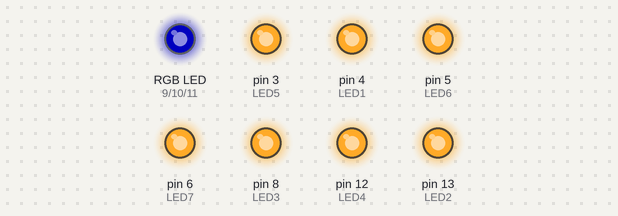
A sketch run on a simulated Arduino Uno, built with avr-gcc and run on an emulated ATmega328P. Shown: an RGB LED mixed from three pins (HIGH = lit), output pins drawn as LEDs (lit = HIGH). Dim RGB values are drawn brighter than linear.

Above: at 0.5 s.
At 6.2 s:
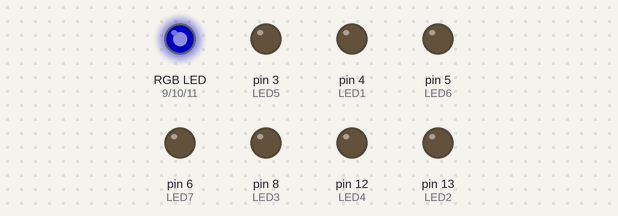
At 16.22 s:
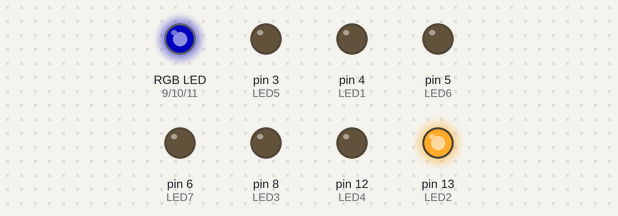
At 26.3 s:
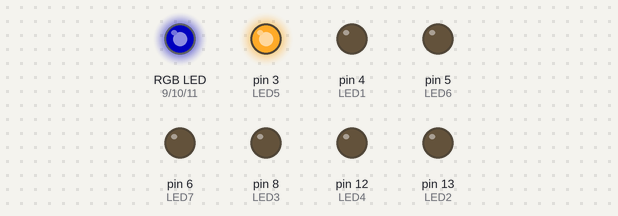
At 32.57 s:
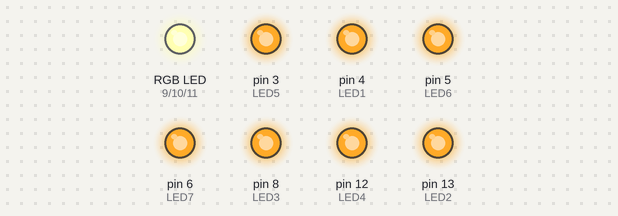
At 39.66 s:
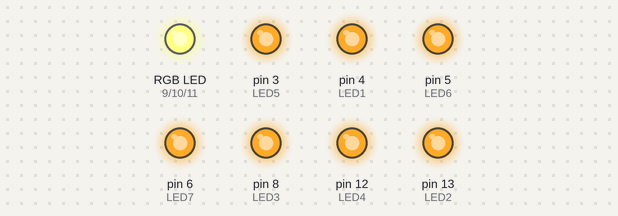
Timing chart, 0 to 40.0 s (numbered marks = the images above):
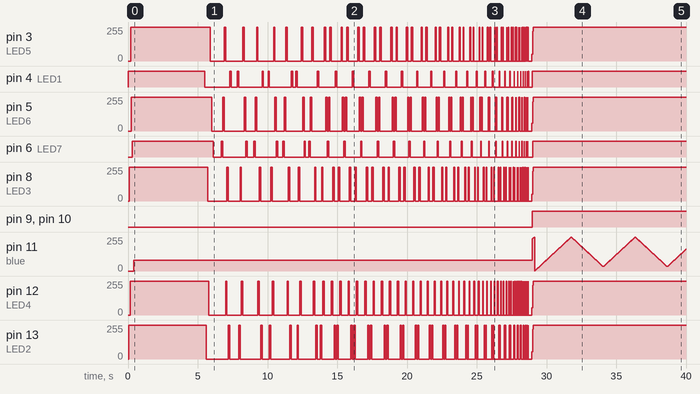

Measured:
- by itself, pin 4 (LED1): LOW → HIGH at 0.00 s, → LOW 5.5 s later, → HIGH 1.8 s later, → LOW 0.10 s later, … (63 changes in this stretch)
- by itself, pin 6 (LED7): LOW → HIGH at 0.30 s, → LOW 5.8 s later, → HIGH 0.59 s later, → LOW 0.10 s later, … (63 changes in this stretch)
- by itself, pin 8 (LED3): 0/255 → 255/255 at 0.10 s, → 0/255 5.6 s later, → 255/255 1.4 s later, → 0/255 0.10 s later, … (111 changes in this stretch)
- by itself, pin 9 (red), pin 10 (green): LOW → HIGH at 29.0 s
- by itself, pin 3 (LED5): 0/255 → 255/255 at 0.20 s, → 0/255 5.7 s later, → 255/255 0.99 s later, → 0/255 0.10 s later, … (111 changes in this stretch)
- by itself, pin 5 (LED6): 0/255 → 255/255 at 0.25 s, → 0/255 5.8 s later, → 255/255 0.79 s later, → 0/255 0.10 s later, … (111 changes in this stretch)

The sketch:

RGB_Helix.ino
```cpp
int red = 9;
int green = 10;
int blue = 11;
int LED1 = 4;
int LED2 = 13;
int LED3 = 8;
int LED4 = 12;
int LED5 = 3; //PWM
int LED6 = 5; //PWM
int LED7 = 6; //PWM
int LEDs[] = {LED1, LED2, LED3, LED4, LED5, LED6, LED7};
int len = sizeof(LEDs) / sizeof(int);

void(* resetFunc) (void) = 0; //declare reset function at address 0

void setup() {

  pinMode(red, OUTPUT); //red
  pinMode(green, OUTPUT); //green
  pinMode(blue, OUTPUT); //blue
  pinMode(LED1, OUTPUT);
  pinMode(LED2, OUTPUT);
  pinMode(LED3, OUTPUT);
  pinMode(LED4, OUTPUT);
  pinMode(LED5, OUTPUT);
  pinMode(LED6, OUTPUT);
  pinMode(LED7, OUTPUT);

  pinMode(A0, INPUT);
  pinMode(A1, INPUT);
  pinMode(A2, INPUT);
  pinMode(A3, INPUT);
}

void updown(int period, int duration) {
  int t = 0;
  while (t < duration) {
    for (int thisPin = 0; thisPin <= len - 1; thisPin++) {
      digitalWrite(LEDs[thisPin], true);
      delay(period);
      t = t + period;
    }
    for (int thisPin = len; thisPin >= 0; thisPin--) {
      digitalWrite(LEDs[thisPin], false);
      delay(period);
      t = t + period;
    }

  }
}

void justdown(int period) {
  int t = 0;

  for (int thisPin = len; thisPin >= 0; thisPin--) {
    digitalWrite(LEDs[thisPin], false);
    delay(period);
    t = t + period;
  }

}

void justup(int period) {
  int t = 0;

  for (int thisPin = 0; thisPin <= len; thisPin++) {
    digitalWrite(LEDs[thisPin], true);
    delay(period);
    t = t + period;
  }

}

void updownsingle(int period, int duration) {
  int t = 0;
  while (t < duration) {
    for (int thisPin = 0; thisPin < len; thisPin++) {
      digitalWrite(LEDs[thisPin], true);
      if (thisPin > 0) {
        digitalWrite(LEDs[thisPin - 1], false);
        delay(period);
      }

      t = t + period;
    }
    for (int thisPin = len; thisPin >= 0; thisPin--) {
      digitalWrite(LEDs[thisPin], true);
      if (thisPin < len - 1) {
        digitalWrite(LEDs[thisPin + 1], false);
        delay(period);
      }

      t = t + period;
    }
  }
}

void updownsingledecay(int period, int duration, float constant) {
  int t = 0;
  while (t < duration && period >= 1) {
    period = period * exp(-constant * t);
    for (int thisPin = 0; thisPin < len; thisPin++) {
      digitalWrite(LEDs[thisPin], true);
      if (thisPin > 0) {
        digitalWrite(LEDs[thisPin - 1], false);
        delay(period);
      }

      t = t + period;
    }
    for (int thisPin = len; thisPin >= 0; thisPin--) {
      digitalWrite(LEDs[thisPin], true);
      if (thisPin < len - 1) {
        digitalWrite(LEDs[thisPin + 1], false);
        delay(period);
      }

      t = t + period;
    }
  }
}

void updownpausesdecay(int period, int spacing, int number) {
  int num = 0;
  while (num < number) {
    for (int thisPin = 0; thisPin < len + 1; thisPin++) {
      digitalWrite(LEDs[thisPin], true);
      if (thisPin >= 0) {
        digitalWrite(LEDs[thisPin - 1], false);
        delay(period);
      }
    }
    num = num + 1;

    delay(int(spacing * (number - num) / number));

    for (int thisPin = len; thisPin >= -1; thisPin--) {
      digitalWrite(LEDs[thisPin], true);
      if (thisPin <= len + 1) {
        digitalWrite(LEDs[thisPin + 1], false);
        delay(period);
      }
    }
    num = num + 1;

    delay(int(spacing * (number - num) / number));
  }
}

void blandi(int duration){
  analogWrite(blue, 850); //blue up
  analogWrite(red, 0); //red circle
  analogWrite(green, 0); //green circle

  for (int thisPin = 0; thisPin <= len ; thisPin++) {
      digitalWrite(LEDs[thisPin], true);
   }
   delay(duration);
}

void dothelix(float t, float dt, float t2, float dt2) {
  int var = 750;

  while (t2 < 5) {
    while (var < 1023) {
      analogWrite(blue, var); //blue up
      analogWrite(red, 112 * sin(t) + 911); //red circle
      analogWrite(green, 112 * cos(t) + 911); //green circle
      delay (10);
      var = var + 1;
      //Time Update
      t = t + dt;
    }

    while (var > 800)  {
      analogWrite(blue, var); //blue up
      analogWrite(green, 112 * cos(t) + 911); //green circle
      analogWrite(red, 112 * sin(t) + 911); //red circle
      delay (10);
      var = var - 1;
      //Time Update
      t = t + dt;
    }

    // Time Update
    t2 = t2 + dt2;

  }
  analogWrite(red, 0);
  analogWrite(blue, 0);
  analogWrite(green, 0);

}

void switchtest() {
  while (1 < 2) {
    if (analogRead(A0) > 800) {
      digitalWrite(LED1, HIGH);
    }
    else {
      digitalWrite(LED1, LOW);
    }
    if (analogRead(A1) > 800) {
      digitalWrite(LED2, HIGH);
    }
    else {
      digitalWrite(LED2, LOW);
    }
    if (analogRead(A2) > 800) {
      digitalWrite(LED3, HIGH);
    }
    else {
      digitalWrite(LED3, LOW);
    }
    if (analogRead(A3) > 800) {
      digitalWrite(LED4, HIGH);
    }
    else {
      digitalWrite(LED4, LOW);
    }
    delay(10);
  }
}


void loop()  {
  // values between 0 and 1023 adjust the duty cycle
  //(800 is the lowest value that you'll get light from an LED),
  //and that controls the brightness of the LED, the position of the servo, etc.


  // Time Variables
  float t = 0;
  float t2 = 0;
  float dt = .1;
  float dt2 = 1;

  //switchtest();

  //updown(50,10000);
  justup(50);
  blandi(5000);
  updownpausesdecay(100, 450, 8); //(100, 750, 16);
  updownsingle(100, 3000);  //(100, 3000);
  updownsingledecay(100, 30000, .00001);  //(100, 30000, .00001);

  digitalWrite(LED1, true);
  digitalWrite(LED2, true);
  digitalWrite(LED3, true);
  digitalWrite(LED4, true);
  digitalWrite(LED5, true);
  digitalWrite(LED6, true);
  digitalWrite(LED7, true);

  dothelix(t, dt, t2, dt2);
  justdown(50);
  delay(2000);


  resetFunc(); //call reset
}
```
